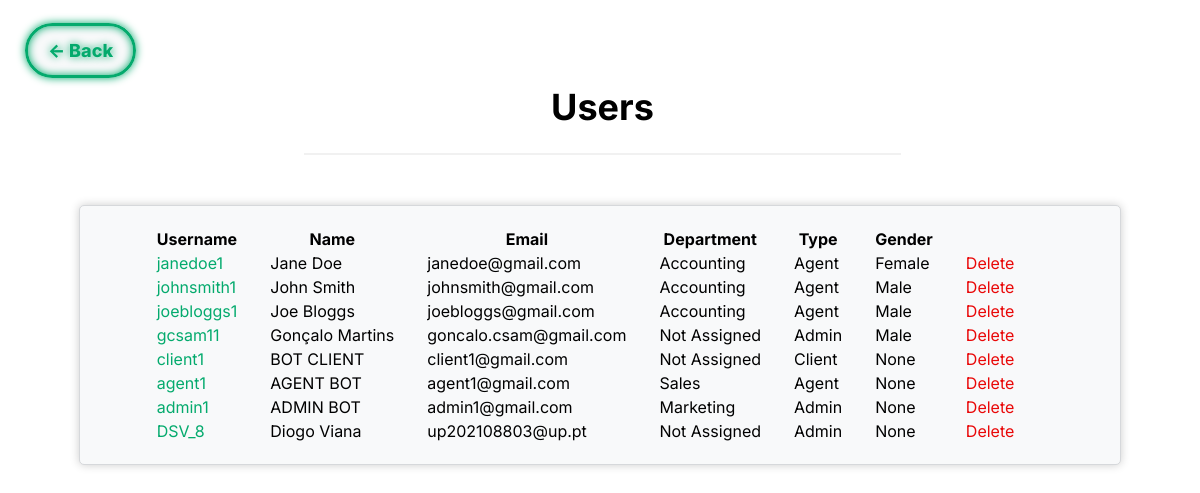
The page /pages/userlist.php (signed in) on the database its author committed.
### tables this page shows
CREATE TABLE USER (
    user_id INTEGER PRIMARY KEY AUTOINCREMENT,
    department_id INT,
    name VARCHAR(255) NOT NULL,
    username VARCHAR(8) NOT NULL UNIQUE,
    email VARCHAR(255) NOT NULL UNIQUE,
    password VARCHAR(255) NOT NULL,
    type VARCHAR(10) NOT NULL DEFAULT 'Client' CHECK (type = 'Agent' OR type = 'Admin' OR type = 'Client'),
    gender VARCHAR(10) DEFAULT 'None' CHECK(gender = 'Male' or gender = 'Female' or gender = 'Other' or gender = 'None'),
    FOREIGN KEY(department_id) REFERENCES DEPARTMENT(department_id) ON DELETE CASCADE ON UPDATE CASCADE
);

CREATE TABLE DEPARTMENT (
    department_id INTEGER PRIMARY KEY AUTOINCREMENT,
    name VARCHAR(255) NOT NULL
);

### database/getUserDepartment.php (called while the page is built)
<?php
    if(!empty($row['department_id']) && is_numeric($row['department_id'])){
        $stmt2 = $db -> prepare('SELECT name FROM Department WHERE department_id = :department_id');
        $stmt2 -> bindParam(':department_id', $row['department_id']);
        $stmt2 -> execute();
        $row2 = $stmt2 -> fetch();
        $department = $row2['name'];
    }
    else{
        $department = 'Not Assigned';
    }
?>

### pages/userlist.php (the view, shortened to what this page needs)
<?php
    include '../database/checkSession.php';
?>
<!DOCTYPE html>
<html>
<head>
	<link rel="stylesheet" href="../css/userlist.css">
</head>
    <body>
        <div class="header_div">
            <a class="backbtn" href="../pages/system.php"> <- Back</a>
            <header>
                <h1>Users</h1>
                <hr>
            </header>
        </div>
        <div class="box">
            <table>
                <tr>
                    <th>Username</th>
                    <th>Name</th>
                    <th>Email</th>
                    <th>Department</th>
                    <th>Type</th>
                    <th>Gender</th>
                </tr>
                <?php
                    $stmt = $db->prepare('SELECT * FROM USER');
                    $stmt->execute();
                    while($row = $stmt->fetch()){
                        include '../database/getUserDepartment.php';
                        echo '<tr>
                        <td "><a id="username" href="../pages/profile_viewer.php?id='.$row['user_id'].'">'.$row['username'].'</a></td>
                        <td>'.$row['name'].'</td>
                        <td>'.$row['email'].'</td>
                        <td>'.$department.'</td>
                        <td>'.$row['type'].'</td>
                        <td>'.$row['gender'].'</td>
                        <td><a id="delete" href="../database/deleteUser.php?id='.$row['user_id'].'">Delete</a></td>
                        </tr>';
                    }
                ?>
            </table>
        </div>
    </body>
</html>

### css/userlist.css (style rules this page uses)
:root { --clr-neon_green: #04AA6D; --clr-neon_red: #e90808; --clr-bg: #f8f9fa; }
*, *::before *::after { box-sizing: border-box; }
.backbtn { background-color: var(--clr-bg); color: var(--clr-neon_green); padding: 14px 20px; margin: 20px; border: 3px solid var(--clr-neon_green); border-radius: 32px; cursor: pointer; opacity: 1; text-align: center; font-weight: 800; font-size: large; width: 25%; transition: opacity 100ms linear; text-shadow: 0 0 0.125em hsl(0 0% 100% / 0.5), 0 0 0.45em var(--clr-neon_green); box-shadow: inset 0 0 0.5em 0 var(--clr-neon_green), 0 0 0.5em 0 var(--clr-neon_green); text-decoration: none; }
header { padding-left: 25%; padding-right: 25%; }
h1 { font-family: 'Inter', sans-serif; font-size: 36px; text-align: center; }
hr { border: 1px solid #f1f1f1; margin-bottom: 20px; }
body { margin: 0; padding: 0; font-family: 'Inter', sans-serif; }
.header_div { padding-top: 40px; padding-left: 5px; }
.box { margin: 50px auto; max-height: 65vh; min-width: 850px; max-width: 1000px; padding: 20px; background-color: #f8f9fa; border: 1px solid #d6d8db; border-radius: 5px; box-shadow: 0px 0px 10px rgba(0,0,0,0.2); display: grid; justify-content: center; }
.box table { overflow-x: hidden; overflow-y: auto; }
.box table tr th { padding-right: 30px; }
.box table tr td { padding-right: 30px; }
.box table #username { text-decoration: none; color: var(--clr-neon_green); }
.box table #delete { text-decoration: none; color: var(--clr-neon_red); }

### rows shown on the page
user: username "janedoe1", name "Jane Doe", email "janedoe@gmail.com", department.name "Accounting", type "Agent", gender "Female"
user: username "johnsmith1", name "John Smith", email "johnsmith@gmail.com", department.name "Accounting", type "Agent", gender "Male"
user: username "joebloggs1", name "Joe Bloggs", email "joebloggs@gmail.com", department.name "Accounting", type "Agent", gender "Male"
user: username "gcsam11", name "Gonçalo Martins", email "goncalo.csam@gmail.com", department "Not Assigned", type "Admin", gender "Male"
user: username "client1", name "BOT CLIENT", email "client1@gmail.com", department "Not Assigned", type "Client", gender "None"
user: username "agent1", name "AGENT BOT", email "agent1@gmail.com", department.name "Sales", type "Agent", gender "None"
user: username "admin1", name "ADMIN BOT", email "admin1@gmail.com", department.name "Marketing", type "Admin", gender "None"
user: username "DSV_8", name "Diogo Viana", email "up202108803@up.pt", department "Not Assigned", type "Admin", gender "None"
